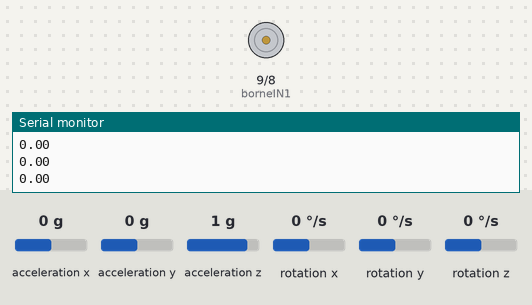
Simulated run of this sketch. Board: Arduino Uno, built with avr-gcc and run on an emulated ATmega328P. On the bench: motor-driver pin pairs drawn as motors (green arrow = first pin HIGH = forward, orange = second pin HIGH = backward, longer = more drive), the last lines printed to the serial monitor. The inputs (shaded band) are chosen by the test bench; at power-on: acceleration y 0 g, acceleration x 0 g, rotation x 0 °/s, acceleration z 1 g, rotation y 0 °/s, rotation z 0 °/s.

Above: at 4.2 s.
4.3 s: acceleration y set to 0.8 g
At 5.1 s:
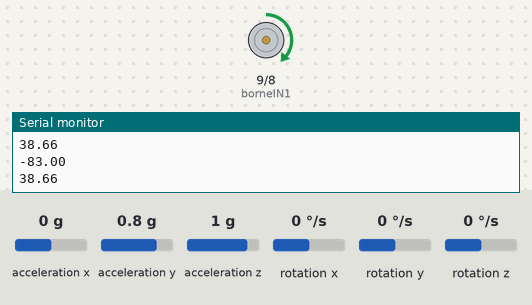
5.8 s: acceleration x set to -1.4 g
At 6.2 s:
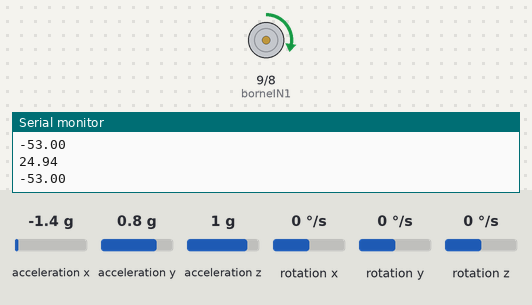
7.3 s: rotation x set to -192 °/s
At 8.4 s:
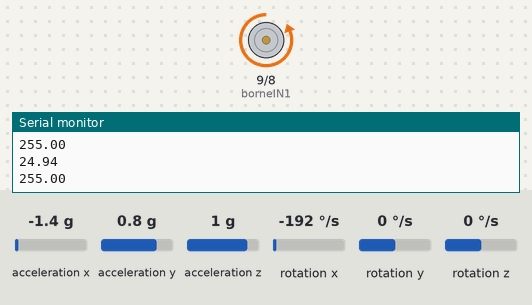
8.8 s: rotation x set to -91 °/s
10.3 s: rotation x set to -81 °/s
At 11.1 s:
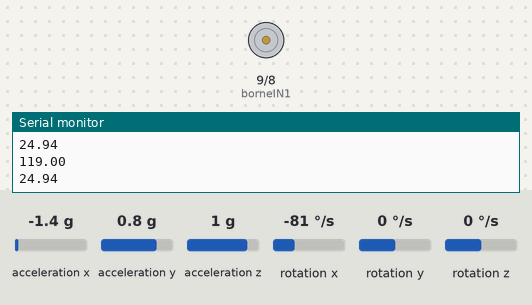
11.8 s: rotation x set to -27 °/s
13.3 s: rotation x set to -21 °/s
At 14.0 s:
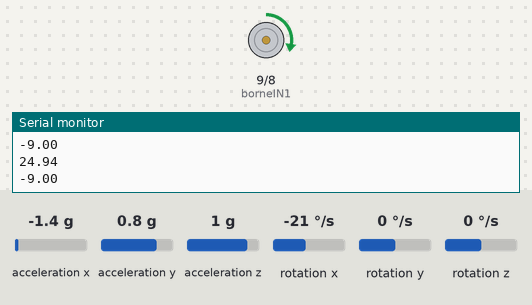
Timing chart, 0 to 15.8 s (numbered marks = the images above; inputs shaded):
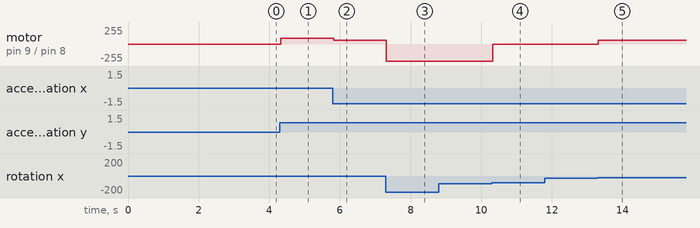

Measured:
- the behaviour switches between -86 and -85 °/s on rotation x (found by bisection; images 3 and 4)
- the behaviour switches between -25 and -24 °/s on rotation x (found by bisection; images 4 and 5)
- after the input at 4.3 s, motor on pin 9 (borneIN1) / pin 8 (borneIN2): stopped → forward 83/255 at once
- after the input at 5.8 s, motor on pin 9 (borneIN1) / pin 8 (borneIN2): forward 83/255 → forward 53/255 at once
- after the input at 7.3 s, motor on pin 9 (borneIN1) / pin 8 (borneIN2): forward 53/255 → backward 255/255 at once
- after the input at 10.3 s, motor on pin 9 (borneIN1) / pin 8 (borneIN2): backward 255/255 → stopped at once
- after the input at 13.3 s, motor on pin 9 (borneIN1) / pin 8 (borneIN2): stopped → forward 53/255 at once

The sketch:

asservissement.ino
```cpp
#include <MPU6050_light.h>

#include <Wire.h>


float alpha;
float alphav;
float U=0;
float Kpos=1;
float Kvitt=0.1;
float epsip;
float epsiv;
float Rm=3.15;
float Lm=0.0015;
float K=1.028;
float fm=0.16805;


MPU6050 centrale_inertielle(Wire);

#define borneIN1        9       // On associe la borne "IN1" du L298N à la pin D9 de l'arduino
#define borneIN2        8       // On associe la borne "IN2" du L298N à la pin D8 de l'arduino


void setup() {
  // put your setup code here, to run once:
  Serial.begin(9600);
  Serial.println("starting");
  Wire.begin();
  centrale_inertielle.begin();

  centrale_inertielle.calcGyroOffsets(); //Calibrate gyroscope
  pinMode(borneIN1,OUTPUT);
  pinMode(borneIN2,OUTPUT);

  Serial.println("fin de setup");

}

void loop() {
  centrale_inertielle.update();
  // put your main code here, to run repeatedly:
  alpha= centrale_inertielle.getAngleX();
  Serial.println(centrale_inertielle.getAngleX());
  alphav=centrale_inertielle.getGyroX();
  epsip=0-alpha;
  epsiv=Kpos*epsip-alphav;
  U=Kvitt*epsiv;

  if (U>12){U=12;}
  if (U<-12){U=-12;}

  U=floor(U*255/12);
  Serial.println(U);

  if (U<0){
    analogWrite(borneIN1, abs(U));
    analogWrite(borneIN2,0);


    }
  if (U>0){
    analogWrite(borneIN1, 0);
    analogWrite(borneIN2, abs(U));

    }


}
```
